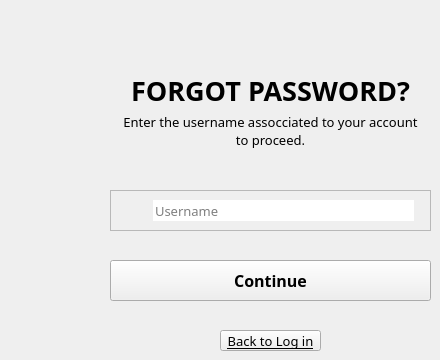
     <widget class="QWidget" name="forgotPassPage">
      <widget class="QLabel" name="loginLabel_2">
       <property name="geometry">
        <rect>
         <x>110</x>
         <y>70</y>
         <width>321</width>
         <height>41</height>
        </rect>
       </property>
       <property name="font">
        <font>
         <family>Poppins</family>
         <pointsize>20</pointsize>
         <weight>75</weight>
         <bold>true</bold>
        </font>
       </property>
       <property name="text">
        <string>FORGOT PASSWORD?</string>
       </property>
       <property name="alignment">
        <set>Qt::AlignCenter</set>
       </property>
      </widget>
      <widget class="QFrame" name="userNameBarForgot">
       <property name="geometry">
        <rect>
         <x>110</x>
         <y>190</y>
         <width>321</width>
         <height>41</height>
        </rect>
       </property>
       <property name="focusPolicy">
        <enum>Qt::StrongFocus</enum>
       </property>
       <property name="styleSheet">
        <string notr="true">#userNameBar {
	border: 1px solid &quot;#344273&quot;;
	border-radius: 3px;
}</string>
       </property>
       <property name="frameShape">
        <enum>QFrame::StyledPanel</enum>
       </property>
       <property name="frameShadow">
        <enum>QFrame::Raised</enum>
       </property>
       <widget class="QLineEdit" name="txtUsernameForgot">
        <property name="geometry">
         <rect>
          <x>43</x>
          <y>10</y>
          <width>261</width>
          <height>21</height>
         </rect>
        </property>
        <property name="font">
         <font>
          <family>Poppins</family>
          <pointsize>10</pointsize>
         </font>
        </property>
        <property name="focusPolicy">
         <enum>Qt::StrongFocus</enum>
        </property>
        <property name="styleSheet">
         <string notr="true">#txtSearch{

}</string>
        </property>
        <property name="text">
         <string/>
        </property>
        <property name="frame">
         <bool>false</bool>
        </property>
        <property name="placeholderText">
         <string>Username</string>
        </property>
       </widget>
       <widget class="QLabel" name="iconUser_3">
        <property name="geometry">
         <rect>
          <x>10</x>
          <y>10</y>
          <width>31</width>
          <height>21</height>
         </rect>
        </property>
        <property name="styleSheet">
         <string notr="true">#searchIcon{
	background-color: white;
}</string>
        </property>
        <property name="text">
         <string/>
        </property>
        <property name="pixmap">
         <pixmap>../Icons/user-name.svg</pixmap>
        </property>
        <property name="scaledContents">
         <bool>false</bool>
        </property>
        <property name="alignment">
         <set>Qt::AlignCenter</set>
        </property>
       </widget>
      </widget>
      <widget class="QPushButton" name="btnBackToLogin">
       <property name="geometry">
        <rect>
         <x>220</x>
         <y>330</y>
         <width>101</width>
         <height>21</height>
        </rect>
       </property>
       <property name="font">
        <font>
         <family>Poppins</family>
         <pointsize>10</pointsize>
         <weight>50</weight>
         <bold>false</bold>
         <underline>true</underline>
        </font>
       </property>
       <property name="cursor">
        <cursorShape>PointingHandCursor</cursorShape>
       </property>
       <property name="focusPolicy">
        <enum>Qt::NoFocus</enum>
       </property>
       <property name="styleSheet">
        <string notr="true"/>
       </property>
       <property name="text">
        <string>Back to Log in</string>
       </property>
      </widget>
      <widget class="QPushButton" name="btnContinue">
       <property name="geometry">
        <rect>
         <x>110</x>
         <y>260</y>
         <width>321</width>
         <height>41</height>
        </rect>
       </property>
       <property name="font">
        <font>
         <family>Poppins</family>
         <pointsize>12</pointsize>
         <weight>75</weight>
         <bold>true</bold>
        </font>
       </property>
       <property name="cursor">
        <cursorShape>PointingHandCursor</cursorShape>
       </property>
       <property name="styleSheet">
        <string notr="true"/>
       </property>
       <property name="text">
        <string>Continue</string>
       </property>
       <property name="icon">
        <iconset>
         <normaloff>../../MainFrame/Resources/Icons/user-plus.svg</normaloff>../../MainFrame/Resources/Icons/user-plus.svg</iconset>
       </property>
       <property name="iconSize">
        <size>
         <width>22</width>
         <height>22</height>
        </size>
       </property>
      </widget>
      <widget class="QLabel" name="label_2">
       <property name="geometry">
        <rect>
         <x>120</x>
         <y>110</y>
         <width>301</width>
         <height>41</height>
        </rect>
       </property>
       <property name="font">
        <font>
         <family>Poppins</family>
         <pointsize>10</pointsize>
        </font>
       </property>
       <property name="text">
        <string>Enter the username assocciated to your account to proceed.</string>
       </property>
       <property name="alignment">
        <set>Qt::AlignCenter</set>
       </property>
       <property name="wordWrap">
        <bool>true</bool>
       </property>
      </widget>
     </widget>
